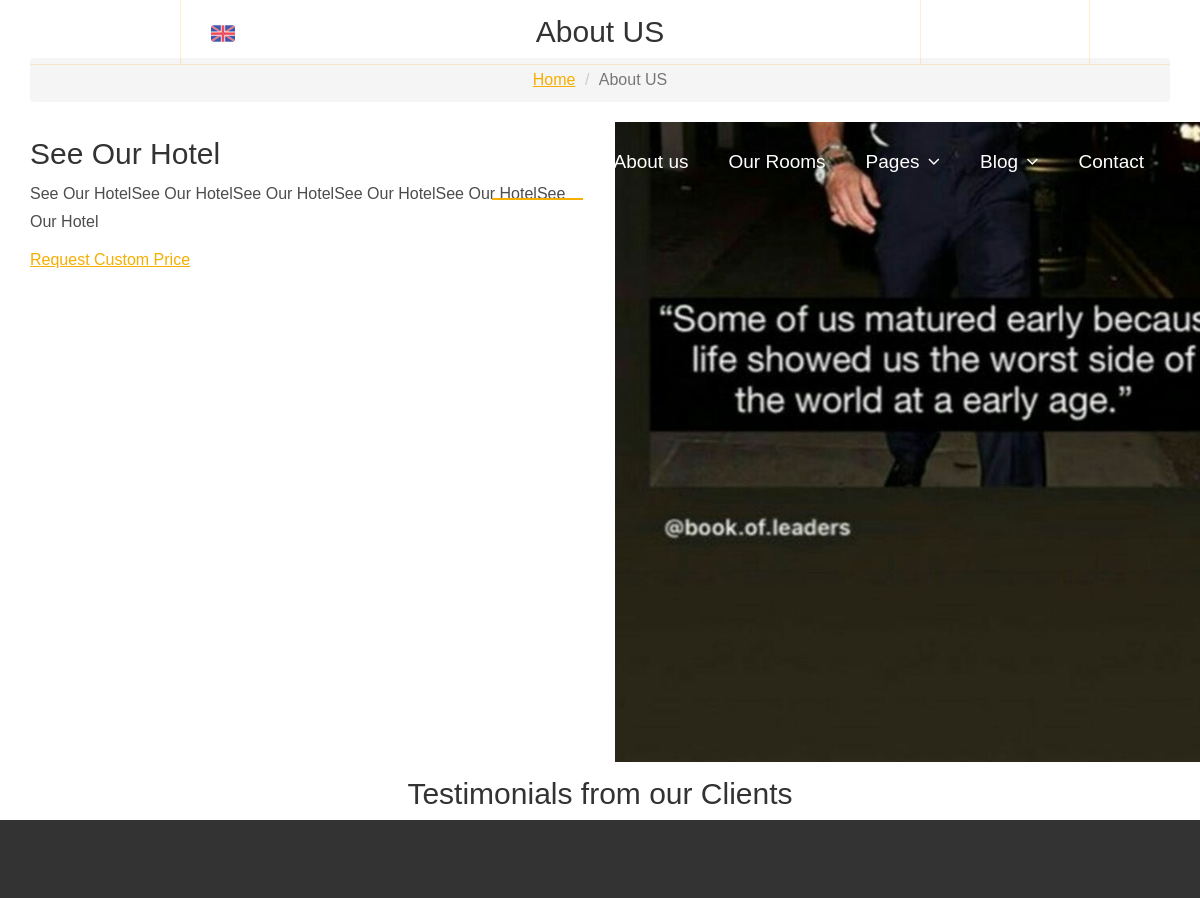
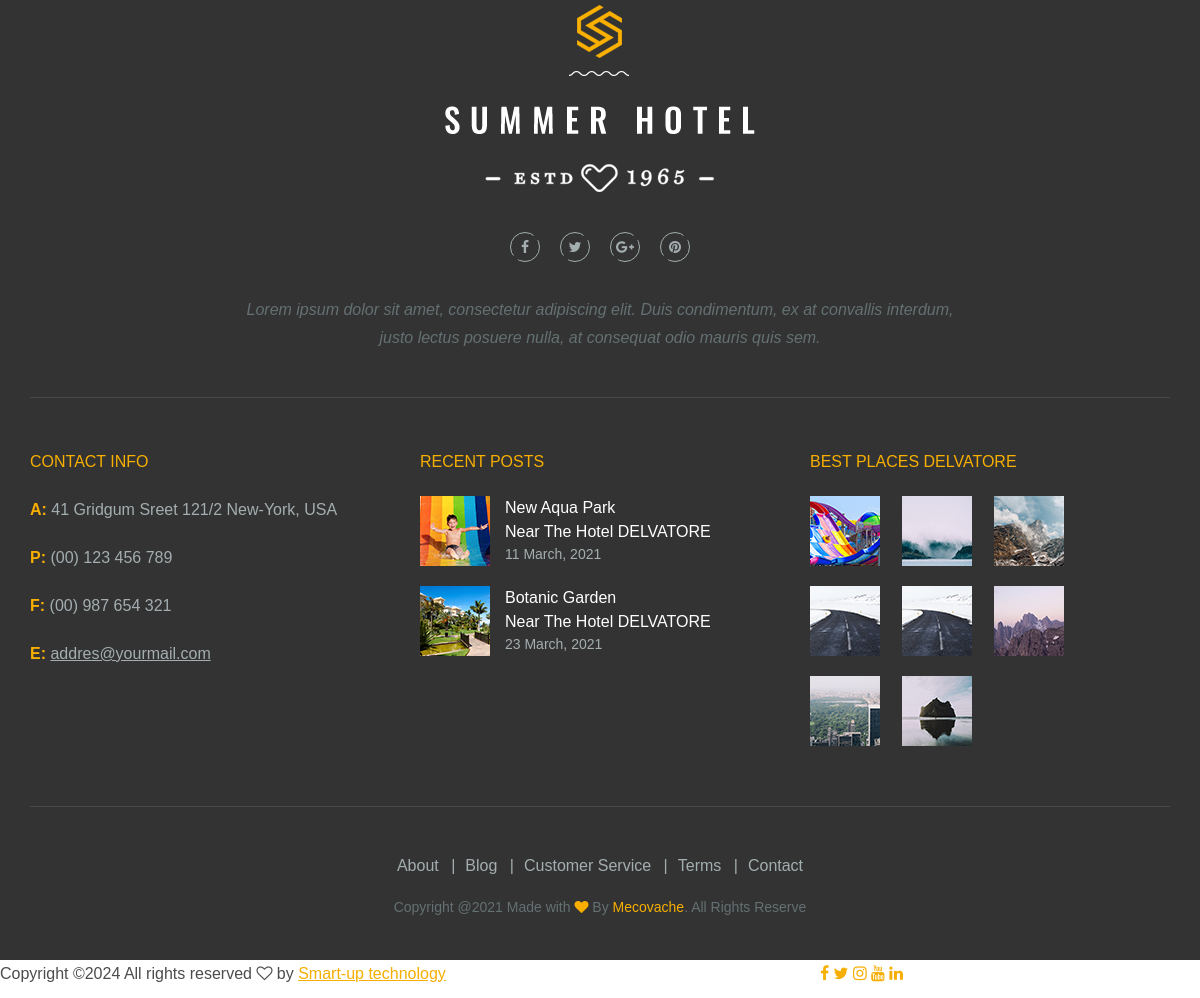
The app's page /about_us/ with its own data (2 pictures, top to bottom).
### website/models.py (models this page shows, shortened)
class AboutUs(models.Model):
    title = models.CharField(max_length=255, verbose_name='Title')
    content = models.TextField(verbose_name='Content')
    image = models.ImageField(upload_to='about_us_images/', verbose_name='Image', blank=True, null=True)
    class Meta:
        verbose_name = 'About Us'
        verbose_name_plural = 'About Us'

### website/views.py (the view)
# urls.py: path('about_us/',  views.about_us, name='about_us'),
def about_us(request):
    about_us = AboutUs.objects.last()
    testimonials = Testimonial.objects.all()
    context = {'about_us':about_us,
               'testimonials':testimonials}
    context.update(data_for_all())
    return render(request,'about_us.html',context)

### website/views.py (called while the page is built)
def data_for_all():
    hotels = Hotel.objects.last()
    contact_info = ContactInfo.objects.last()
    about_us = AboutUs.objects.last()
    header_image = HeaderImage.objects.last()
    context={
             'contact_info':contact_info,
             'about_us':about_us,
             'header_image':header_image,
             'hotels':hotels}
    return context

### templates/about_us.html (shortened to what this page needs)
{% extends "base.html" %} {%load static %} {% block content %}
    <section class="breadcrumb_area">
        <div class="container">
            <div class="page-cover text-center">
                <h2 class="page-cover-tittle">About US</h2>
                <ol class="breadcrumb">
                    <li><a href="index.html">Home</a></li>
                    <li class="active">About US</li>
                </ol>
            </div>
        </div>
    </section>
    <section class="about_history_area section_gap">
        <div class="container">
            <div class="row">
                <div class="col-md-6 d_flex align-items-center">
                    <div class="about_content">
                        <h2 class="title title_color">{{ about_us.title }}</h2>
                        <p>{{ about_us.content }}</p>
                        <a href="#" class="button_hover theme_btn_two">Request Custom Price</a>
                    </div>
                </div>
                <div class="col-md-6">
                    <img class="img-fluid" src="{{ about_us.image.url }}" alt="img">
                </div>
            </div>
        </div>
    </section>
            {% include "testimonial.html" %}
{% endblock %}

### assets/css/style.css (style rules this page uses)
a { color:#f6ae00; text-decoration: underline; outline:none }
body { background:#fff; border:0; color:#4c4c4c; min-width: 320px; font-size: 16px; line-height: 1.75; font-family: 'Montserrat', sans-serif; }
h2 { font-family: 'Oswald', sans-serif; font-weight: 400; font-size: 30px; color: #333333; padding: 0; margin: 15px 0 10px; }

### records on screen
AboutUs: title "See Our Hotel", content "See Our HotelSee Our HotelSee Our HotelSee Our HotelSee Our HotelSee Our Hotel", image (picture)
